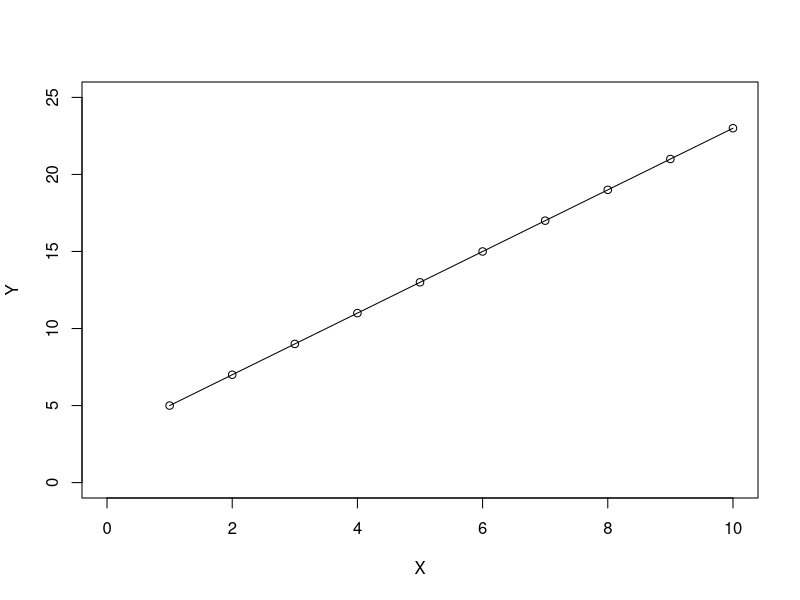
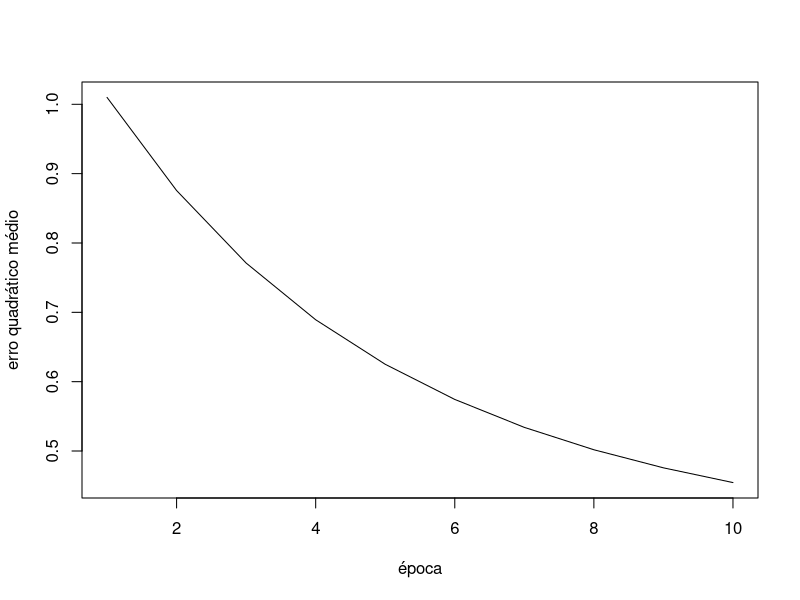
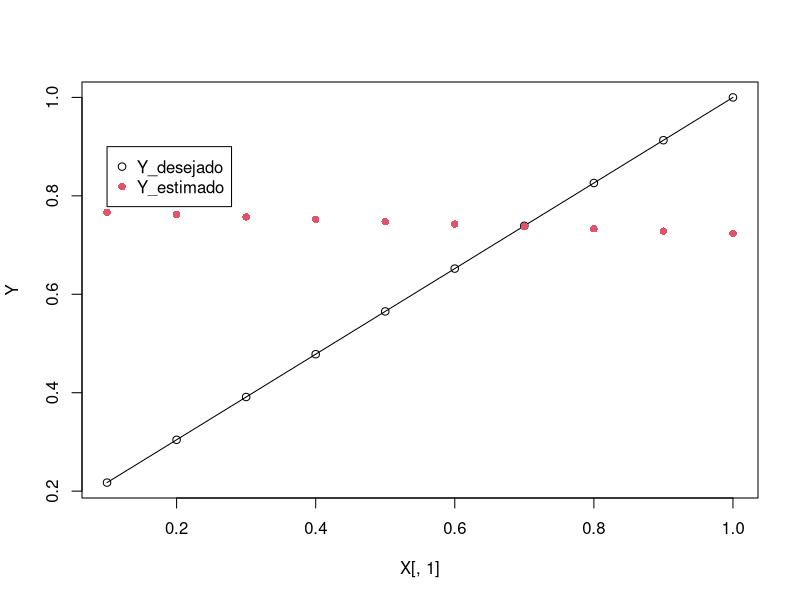

Reproduce these figures in R, in order.
## ---- chunk 1
N<-10
X<-seq(1:N)
Y<-2*(X)+3
plot(X,Y,type="o",xlim=c(0,10),ylim=c(0,25))
## ---- chunk 2
X<-X/max(X)
X<-t(t(X))
bias<-1
X<-cbind(X,bias)
print(X)
## ---- chunk 3
Y<-Y/max(Y)
print(cbind(Y))
## ---- chunk 4
epoca_max<-10
eta<-0.01
W<-c(0,1)
## ---- chunk 5
err_iter <- rep(0,N)
err_epoc <- rep(0,epoca_max)
## ---- chunk 6
for(epoca in 1:epoca_max){
  for(i in 1:N) {
    v<-sum(X[i,]*W)
    erro<-Y[i]-v
    delta<-(eta*erro*X[i,])
    W<-W+delta
    err_iter[i]<-0.5*(erro^2)
  }
  err_epoc[epoca]<-(sum(err_iter))
}
## ---- chunk 7
plot(err_epoc,type="line",xlab = "época", ylab = "erro quadrático médio",)
## ---- chunk 8
print(W)
## ---- chunk 9
Y_estimado = X[,1]*W[1]+W[2] 
## ---- chunk 10
plot(X[,1],Y,type="n")#,ylim=c(0.5, 1.2))
points(X[,1],Y,pch=1,type="o",col="1")
points(X[,1],Y_estimado,pch=16,type="p",col="2")
legend(0.1,0.9,legend=c("Y_desejado","Y_estimado"),col=c(1,2), pch=c(1,16))
## ---- chunk 11
print(paste("Erro final do treinamento",err_epoc[epoca_max]))
